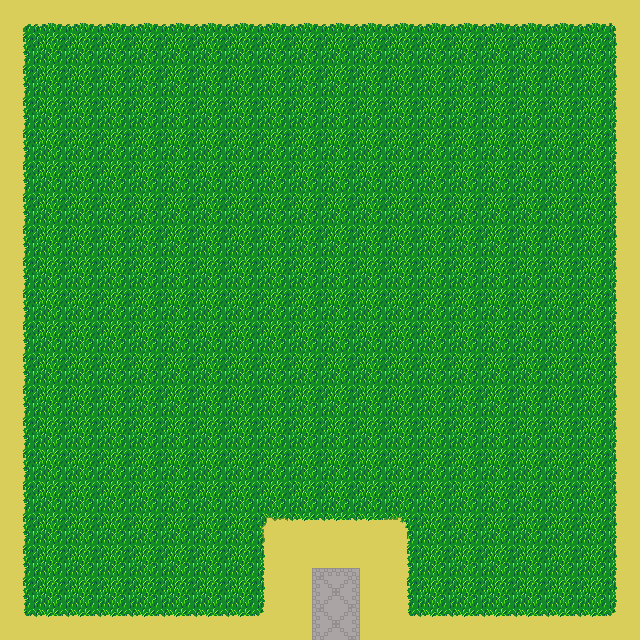

This is a level from a 2D game, rendered from its Tiled map with the project's own tilesets. A one-line summary and the complete map file follow:
An orthogonal 20x20 tile map with 32x32 px tiles, 3 tile layers (Base Layer, Ground Layer, Upper Layer) and 3 objects (Entrance, Exit, NPC5).

<map version="1.0" tiledversion="1.0.3" orientation="orthogonal" renderorder="right-down" width="20" height="20" tilewidth="32" tileheight="32" nextobjectid="6">
 <tileset firstgid="1" source="Spring.tsx" />
 <layer name="Base Layer" width="20" height="20">
  <data encoding="csv">
1,2,2,2,2,2,2,2,2,2,2,2,2,2,2,2,2,2,2,3,
10,11,11,11,11,11,11,11,11,11,11,11,11,11,11,11,11,11,11,12,
10,11,11,11,11,11,11,11,11,11,11,11,11,11,11,11,11,11,11,12,
10,11,11,11,11,11,11,11,11,11,11,11,11,11,11,11,11,11,11,12,
10,11,11,11,11,11,11,11,11,11,11,11,11,11,11,11,11,11,11,12,
10,11,11,11,11,11,11,11,11,11,11,11,11,11,11,11,11,11,11,12,
10,11,11,11,11,11,11,11,11,11,11,11,11,11,11,11,11,11,11,12,
10,11,11,11,11,11,11,11,11,11,11,11,11,11,11,11,11,11,11,12,
10,11,11,11,11,11,11,11,11,11,11,11,11,11,11,11,11,11,11,12,
10,11,11,11,11,11,11,11,11,11,11,11,11,11,11,11,11,11,11,12,
10,11,11,11,11,11,11,11,11,11,11,11,11,11,11,11,11,11,11,12,
10,11,11,11,11,11,11,11,11,11,11,11,11,11,11,11,11,11,11,12,
10,11,11,11,11,11,11,11,11,11,11,11,11,11,11,11,11,11,11,12,
10,11,11,11,11,11,11,11,11,11,11,11,11,11,11,11,11,11,11,12,
10,11,11,11,11,11,11,11,11,11,11,11,11,11,11,11,11,11,11,12,
10,11,11,11,11,11,11,11,11,11,11,11,11,11,11,11,11,11,11,12,
10,11,11,11,11,11,11,11,4,20,20,20,5,11,11,11,11,11,11,12,
10,11,11,11,11,11,11,11,12,28,29,30,10,11,11,11,11,11,11,12,
10,11,11,11,11,11,11,11,12,37,38,39,10,11,11,11,11,11,11,12,
19,20,20,20,20,20,20,20,21,37,38,39,19,20,20,20,20,20,20,21
</data>
 </layer>
 <layer name="Ground Layer" width="20" height="20">
  <data encoding="csv">
0,0,0,0,0,0,0,0,0,0,0,0,0,0,0,0,0,0,0,0,
0,0,0,0,0,0,0,0,0,0,0,0,0,0,0,0,0,0,0,0,
0,0,0,0,0,0,0,0,0,0,0,0,0,0,0,0,0,0,0,0,
0,0,0,0,0,0,0,0,0,0,0,0,0,0,0,0,0,0,0,0,
0,0,0,0,0,0,0,0,0,0,0,0,0,0,0,0,0,0,0,0,
0,0,0,0,0,0,0,0,0,0,0,0,0,0,0,0,0,0,0,0,
0,0,0,0,0,0,0,0,0,0,0,0,0,0,0,0,0,0,0,0,
0,0,0,0,0,0,0,0,0,0,0,0,0,0,0,0,0,0,0,0,
0,0,0,0,0,0,0,0,0,0,0,0,0,0,0,0,0,0,0,0,
0,0,0,0,0,0,0,0,0,0,0,0,0,0,0,0,0,0,0,0,
0,0,0,0,0,0,0,0,0,0,0,0,0,0,0,0,0,0,0,0,
0,0,0,0,0,0,0,0,0,0,0,0,0,0,0,0,0,0,0,0,
0,0,0,0,0,0,0,0,0,0,0,0,0,0,0,0,0,0,0,0,
0,0,0,0,0,0,0,0,0,0,0,0,0,0,0,0,0,0,0,0,
0,0,0,0,0,0,0,0,0,0,0,0,0,0,0,0,0,0,0,0,
0,0,0,0,0,0,0,0,0,0,0,0,0,0,0,0,0,0,0,0,
0,0,0,0,0,0,0,0,0,0,0,0,0,0,0,0,0,0,0,0,
0,0,0,0,0,0,0,0,0,0,0,0,0,0,0,0,0,0,0,0,
0,0,0,0,0,0,0,0,0,0,0,0,0,0,0,0,0,0,0,0,
0,0,0,0,0,0,0,0,0,0,0,0,0,0,0,0,0,0,0,0
</data>
 </layer>
 <layer name="Upper Layer" width="20" height="20">
  <data encoding="csv">
0,0,0,0,0,0,0,0,0,0,0,0,0,0,0,0,0,0,0,0,
0,0,0,0,0,0,0,0,0,0,0,0,0,0,0,0,0,0,0,0,
0,0,0,0,0,0,0,0,0,0,0,0,0,0,0,0,0,0,0,0,
0,0,0,0,0,0,0,0,0,0,0,0,0,0,0,0,0,0,0,0,
0,0,0,0,0,0,0,0,0,0,0,0,0,0,0,0,0,0,0,0,
0,0,0,0,0,0,0,0,0,0,0,0,0,0,0,0,0,0,0,0,
0,0,0,0,0,0,0,0,0,0,0,0,0,0,0,0,0,0,0,0,
0,0,0,0,0,0,0,0,0,0,0,0,0,0,0,0,0,0,0,0,
0,0,0,0,0,0,0,0,0,0,0,0,0,0,0,0,0,0,0,0,
0,0,0,0,0,0,0,0,0,0,0,0,0,0,0,0,0,0,0,0,
0,0,0,0,0,0,0,0,0,0,0,0,0,0,0,0,0,0,0,0,
0,0,0,0,0,0,0,0,0,0,0,0,0,0,0,0,0,0,0,0,
0,0,0,0,0,0,0,0,0,0,0,0,0,0,0,0,0,0,0,0,
0,0,0,0,0,0,0,0,0,0,0,0,0,0,0,0,0,0,0,0,
0,0,0,0,0,0,0,0,0,0,0,0,0,0,0,0,0,0,0,0,
0,0,0,0,0,0,0,0,0,0,0,0,0,0,0,0,0,0,0,0,
0,0,0,0,0,0,0,0,0,0,0,0,0,0,0,0,0,0,0,0,
0,0,0,0,0,0,0,0,0,0,0,0,0,0,0,0,0,0,0,0,
0,0,0,0,0,0,0,0,0,0,0,0,0,0,0,0,0,0,0,0,
0,0,0,0,0,0,0,0,0,0,0,0,0,0,0,0,0,0,0,0
</data>
 </layer>
 <objectgroup name="Travel Layer">
  <object id="4" name="Entrance" x="329.333" y="581.417" width="11.8333" height="11.3333">
   <properties>
    <property name="Entrance" value="RiverHollowTown" />
   </properties>
  </object>
  <object id="5" name="Exit" x="330.167" y="625.583" width="12.5" height="9">
   <properties>
    <property name="Exit" value="RiverHollowTown" />
   </properties>
  </object>
 </objectgroup>
 <objectgroup name="Character Layer">
  <object id="1" name="NPC5" x="325" y="107" width="17" height="12" />
 </objectgroup>
</map>
